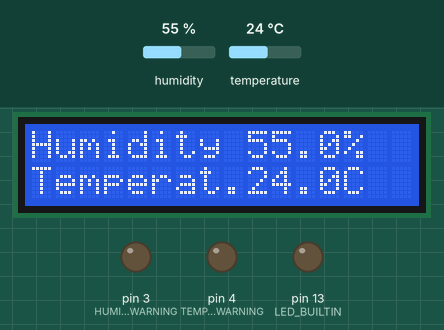
Recording of a sketch running on a simulated Arduino Uno, built with avr-gcc and run on an emulated ATmega328P. On the bench: 16×2 character LCD, output pins drawn as LEDs (lit = HIGH). Inputs (shaded band) come from the test bench; at power-on: humidity 55 %, temperature 24 °C.

Above: at 1.2 s.
1.3 s: humidity set to 31 %
At 3.1 s:
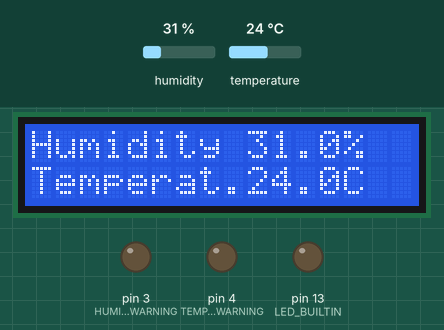
4.1 s: humidity set to 28 %
At 4.7 s:
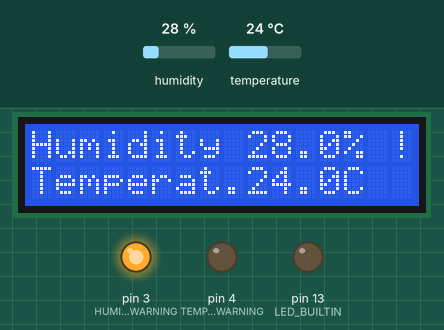
6.9 s: temperature set to 20.3 °C
At 9.4 s:
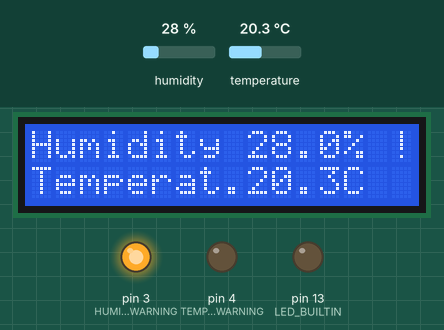
9.8 s: temperature set to 19.2 °C
At 11.2 s:
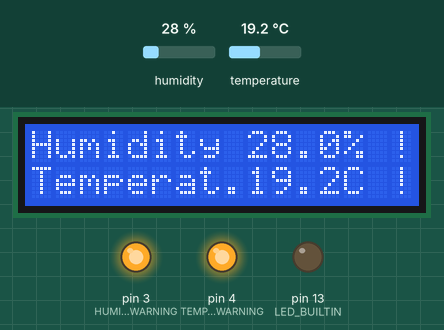
12.6 s: humidity set to 40 %
At 16.0 s:
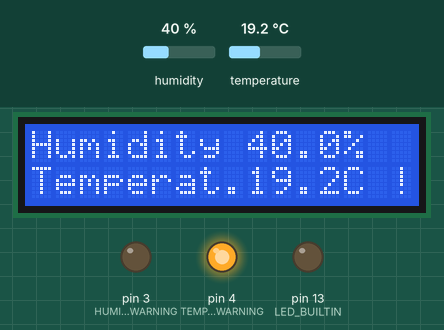
Timing chart, 0 to 17.5 s (numbered marks = the images above; inputs shaded):
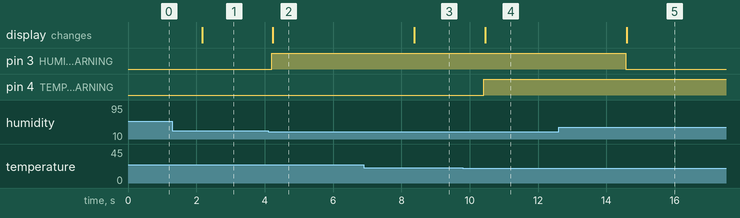

The sketch:

humidityI2CLCD.ino
```cpp
#include <LiquidCrystal_I2C.h>
#include <DHT.h>

LiquidCrystal_I2C lcd(0x27, 16, 2);

#define DHTPIN 2
#define DHTTYPE DHT22

DHT dht(DHTPIN, DHTTYPE);

#define HUMIDITYWARNING 3
#define TEMPERATUREWARNING 4

#define HUM_LOW_TH 30
#define HUM_HIGH_TH 60
#define TEMP_LOW_TH 20
#define TEMP_HIGH_TH 30

#define DEBUG false

boolean humWarning = false;
boolean tempWarning = false;

void setup()
{
  pinMode(LED_BUILTIN, OUTPUT);
  pinMode(HUMIDITYWARNING, OUTPUT);
  pinMode(TEMPERATUREWARNING, OUTPUT);
  digitalWrite(LED_BUILTIN, LOW);
  digitalWrite(HUMIDITYWARNING, LOW);
  digitalWrite(TEMPERATUREWARNING, LOW);

  lcd.init();
  lcd.backlight();

  dht.begin();

  debugSerial();
}

void debugSerial()
{
  if (DEBUG)
  {
    Serial.begin(9600);
    Serial.println("DHT22 test");
  }
}

void loop() {
  float h = dht.readHumidity();
  float t = dht.readTemperature();

  debugSensoryData(h, t);

  if (isnan(t) || isnan(h))
  {
    lcd.clear();
    lcd.setCursor(0, 0);
    lcd.print("Can't get reading");
    lcd.setCursor(0, 1);
    lcd.print("from DHT");
  } else {
    engageWarnings(h, t);

    lcd.clear();
    lcd.setCursor(0, 0);
    lcd.print("Humidity ");
    lcd.print(h, 1);
    lcd.print("%");
    if (humWarning)
    {
      lcd.setCursor(15, 0);
      lcd.print("!");
    }
    lcd.setCursor(0, 1);
    lcd.print("Temperat.");
    lcd.print(t, 1);
    lcd.print("C");
    if (tempWarning)
    {
      lcd.setCursor(15, 1);
      lcd.print("!");
    }
  }
  delay(1000);
}

void engageWarnings(float h, float t)
{
  if (!humWarning && (h < HUM_LOW_TH || h > HUM_HIGH_TH))
  {
    digitalWrite(HUMIDITYWARNING, HIGH);
    humWarning = true;
  }
  if (humWarning && (h > HUM_LOW_TH && h < HUM_HIGH_TH))
  {
    digitalWrite(HUMIDITYWARNING, LOW);
    humWarning = false;
  }

  if (!tempWarning && (t < TEMP_LOW_TH || t > TEMP_HIGH_TH))
  {
    digitalWrite(TEMPERATUREWARNING, HIGH);
    tempWarning = true;
  }
  if (tempWarning && (t > TEMP_LOW_TH && t < TEMP_HIGH_TH))
  {
    digitalWrite(TEMPERATUREWARNING, LOW);
    tempWarning = false;
  }

  debugWarningData();
}

void debugWarningData()
{
  if (DEBUG)
  {
    if (humWarning)
      Serial.println("Humidity alert is ON!");
    if (tempWarning)
      Serial.println("Temperature alert is ON!");
  }
}

void debugSensoryData(float h, float t)
{
  if (DEBUG)
  {
    if (isnan(h) || isnan(t)) {
      Serial.println("Failed to read from DHT sensor!");
      return;
    }

    Serial.print("Humidity: ");
    Serial.print(h);
    Serial.print(" %\t");
    Serial.print("Temperature: ");
    Serial.print(t);
    Serial.print(" *C ");
    Serial.println();
  }
}
```

Measured:
- the behaviour switches between 30 and 29 % on humidity (found by bisection; images 1 and 2)
- the behaviour switches between 20 and 19.9 °C on temperature (found by bisection; images 3 and 4)
- after the input at 1.3 s, the display: changes after 0.87 s (image 1)
- after the input at 4.1 s, pin 3 (HUMIDITYWARNING): LOW → HIGH after 0.10 s; the display: changes after 0.14 s (image 2)
- after the input at 6.9 s, the display: changes after 1.5 s (image 3)
- after the input at 9.8 s, pin 4 (TEMPERATUREWARNING): LOW → HIGH after 0.62 s; the display: changes after 0.65 s (image 4)
- after the input at 12.6 s, pin 3 (HUMIDITYWARNING): HIGH → LOW after 2.0 s; the display: changes after 2.0 s (image 5)
